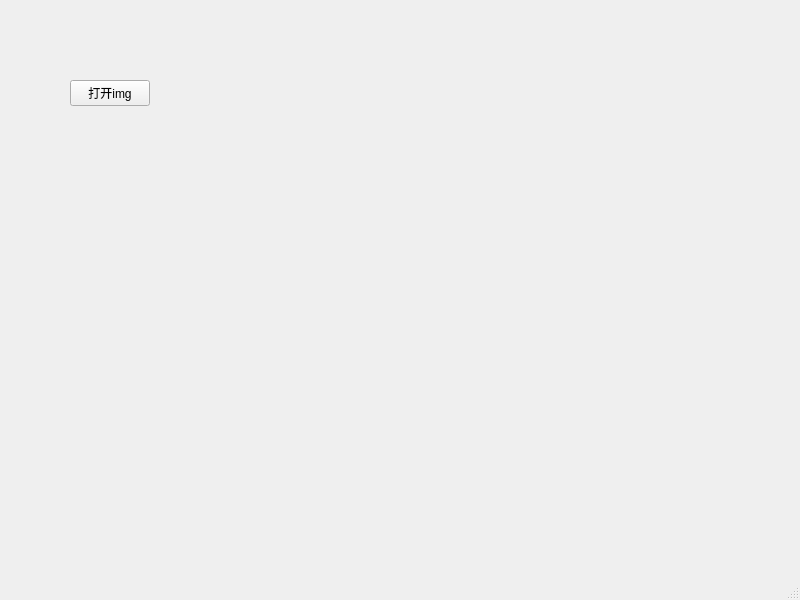
<?xml version="1.0" encoding="UTF-8"?>
<ui version="4.0">
 <class>MainWindow</class>
 <widget class="QMainWindow" name="MainWindow">
  <property name="geometry">
   <rect>
    <x>0</x>
    <y>0</y>
    <width>800</width>
    <height>600</height>
   </rect>
  </property>
  <property name="windowTitle">
   <string>MainWindow</string>
  </property>
  <widget class="QWidget" name="centralwidget">
   <widget class="QPushButton" name="pushButtonOpenImgFile">
    <property name="geometry">
     <rect>
      <x>70</x>
      <y>80</y>
      <width>80</width>
      <height>26</height>
     </rect>
    </property>
    <property name="text">
     <string>打开img</string>
    </property>
   </widget>
  </widget>
  <widget class="QMenuBar" name="menubar">
   <property name="geometry">
    <rect>
     <x>0</x>
     <y>0</y>
     <width>800</width>
     <height>23</height>
    </rect>
   </property>
  </widget>
  <widget class="QStatusBar" name="statusbar"/>
 </widget>
 <resources/>
 <connections/>
</ui>
